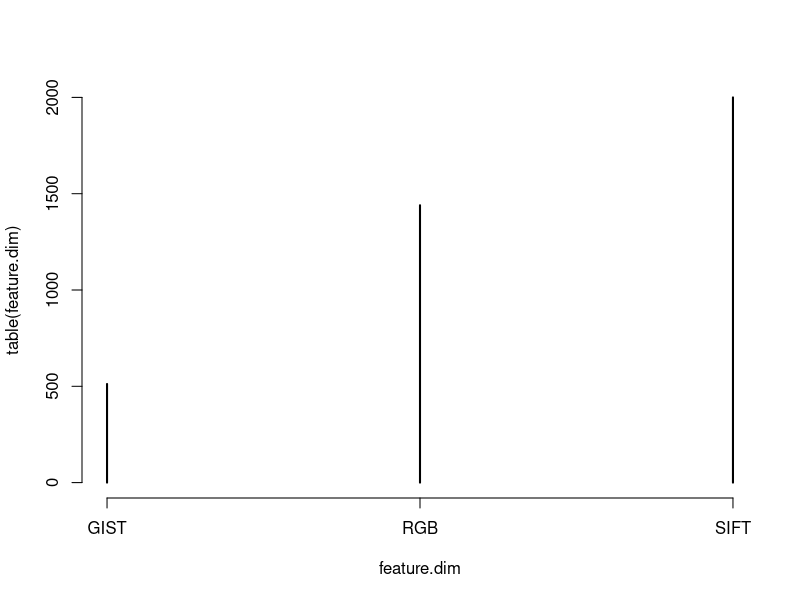

Generate this figure with R: (Note: this script raises an error after producing the figure.)
# install.packages("RColorBrewer")
library("RColorBrewer")
#install.packages("gplots")
library(gplots)
feature.dim  <- c(rep("SIFT",2000),rep("RGB",1440),rep("GIST",512))
feature.name <- c("SIFT", "RGB", "GIST")
plot(table(feature.dim))
barplot(feature.dim, xlab, ylab, main, names.arg, col)

barplot(feature.dim)



H <- c(2000,1000,512)
M <-  c("SIFT", "RGB", "GIST")


# Plot the bar chart.
p1 <- barplot(H,names.arg = M,xlab = "feature",ylab = "dimension",col = "yellow",
        main = "feature dimension",border = "red")
text(cex=1,x=p1, y=H+50, xpd=TRUE, lab=paste(H))


cvsd <- data.frame(RGB = c("8:8:8","10:10:10","10:12:12"),cv.error=c(0.1016667,0.09133333,0.097),sd = c(0.01027402,0.008283182,0.0119257))
cvsd <- data.frame(RGB = c(1,2,3),cv.error=c(0.1016667,0.09133333,0.097),sd = c(0.01027402,0.008283182,0.0119257))

library(ggplot2)
# Plot the 
ggplot(cvsd, aes(x=RGB, y=cv.error)) + 
  geom_errorbar(aes(ymin=cv.error-sd, ymax=cv.error+sd), width=.1,color =  factor(cvsd$RGB)) +
  geom_line() +
  geom_point() +
  ylim(0.065,0.125) + 
  theme(axis.text.x = element_blank()) + 
  geom_text(aes(label = cv.error, vjust = 1, hjust = -0.5, angle = 45)) +
  geom_text(aes(x = cvsd$RGB,y=rep(0.07,3),label = c("8:8:8","10:10:10","10:12:12")))
  
# Plot th
rgbsvm <- data.frame(t(matrix(c(0.554667	,0.565778	,0.01	,0.012555	,0.004565
,0.628000	,0.641778	,0.1	 ,0.009978	,0.007894
,0.684444	,0.708667,	1	   ,0.015938	,0.011863
,0.704444	,0.764444,	10	 ,0.014700	,0.009370
,0.725333	,0.823333,	100		,0.019956	,0.003771),nrow=5,)))

colnames(rgbsvm) <- c("mean_test_score", "mean_train_score", "param C", "std_test_score","std_train_score")
rgbsvm2 <- data.frame(mean_score = c(rgbsvm$mean_test_score,rgbsvm$mean_train_score),
                      param_C = rep(rgbsvm$`param C`,2),
                      std_score = c(rgbsvm$std_test_score,rgbsvm$std_train_score ),
                      supp = c(rep("test",5),rep("train",5)))

ggplot(rgbsvm2, aes(x=param_C, y=mean_score, colour=supp)) + 
  geom_errorbar(aes(ymin=mean_score-std_score, ymax=mean_score+std_score), width=.1) +
  geom_line() +
  geom_point() +
  scale_x_continuous(trans = "log10",breaks = rgbsvm2$param_C) + 
  geom_text(aes(label = mean_score, vjust = 0.5, hjust = -0.4, angle = -45)) 


# heat map
rbfsvm <- data.frame(t(matrix(c(0.425778		,0.01	,0.01
,0.425778		,0.01	,0.1	
,0.429333		,0.01	,1
,0.548444		,0.01	,10	
,0.491111		,0.01	,100),nrow=3,byrow = F)))

colnames(rbfsvm) <- c("mean_test_score", "C","gamma")


x  <- as.matrix(mtcars)
rc <- rainbow(nrow(x), start = 0, end = .3)
cc <- rainbow(ncol(x), start = 0, end = .3)
hv <- heatmap(x, col = cm.colors(256), scale = "column",
              RowSideColors = rc, ColSideColors = cc, margins = c(5,10),
              xlab = "specification variables", ylab =  "Car Models",
              main = "heatmap(<Mtcars data>, ..., scale = \"column\")")

## "no nothing"

rgb888_error <- matrix(c(0.1030000, 0.1013333, 0.1036667,
                          0.1016667, 0.1013333, 0.1033333,
                          0.1170000, 0.1060000, 0.1073333,
                          0.1140000, 0.1043333, 0.1033333),4,byrow = T)
heatmap.2(rgb888_error, Rowv=NA, Colv=NA, col = "blue",
          scale="row", density.info="none", trace="none")

## Some fake data for you
data_matrix <- matrix(runif(100, 0, 3.5), 10, 10)

## The colors you specified.
myCol <- c("blue", "green")
## Defining breaks for the color scale
myBreaks <- c(0, .3)

hm <- heatmap.2(data_matrix, scale="none", Rowv=NA, Colv=NA,
                col = myCol, ## using your colors
                breaks = myBreaks, ## using your breaks
                dendrogram = "none",  ## to suppress warnings
                margins=c(5,5), cexRow=0.5, cexCol=1.0, key=TRUE, keysize=1.5,
                trace="none")
